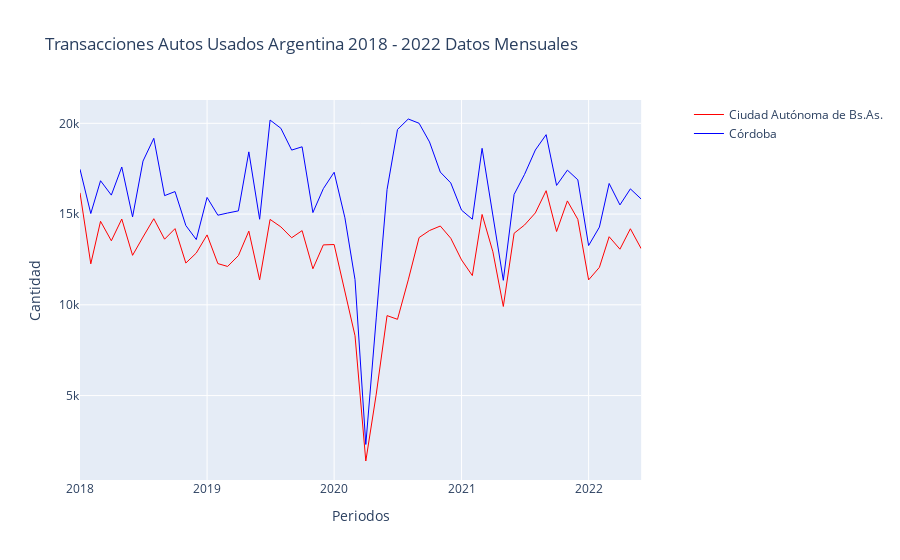

Notebook code cell kept with this figure:
### Code cell
get_line_plot(df_mes, "mes_año", "Ciudad Autónoma de Bs.As.", "Córdoba", "Transacciones Autos Usados Argentina 2018 - 2022 Datos Mensuales")
